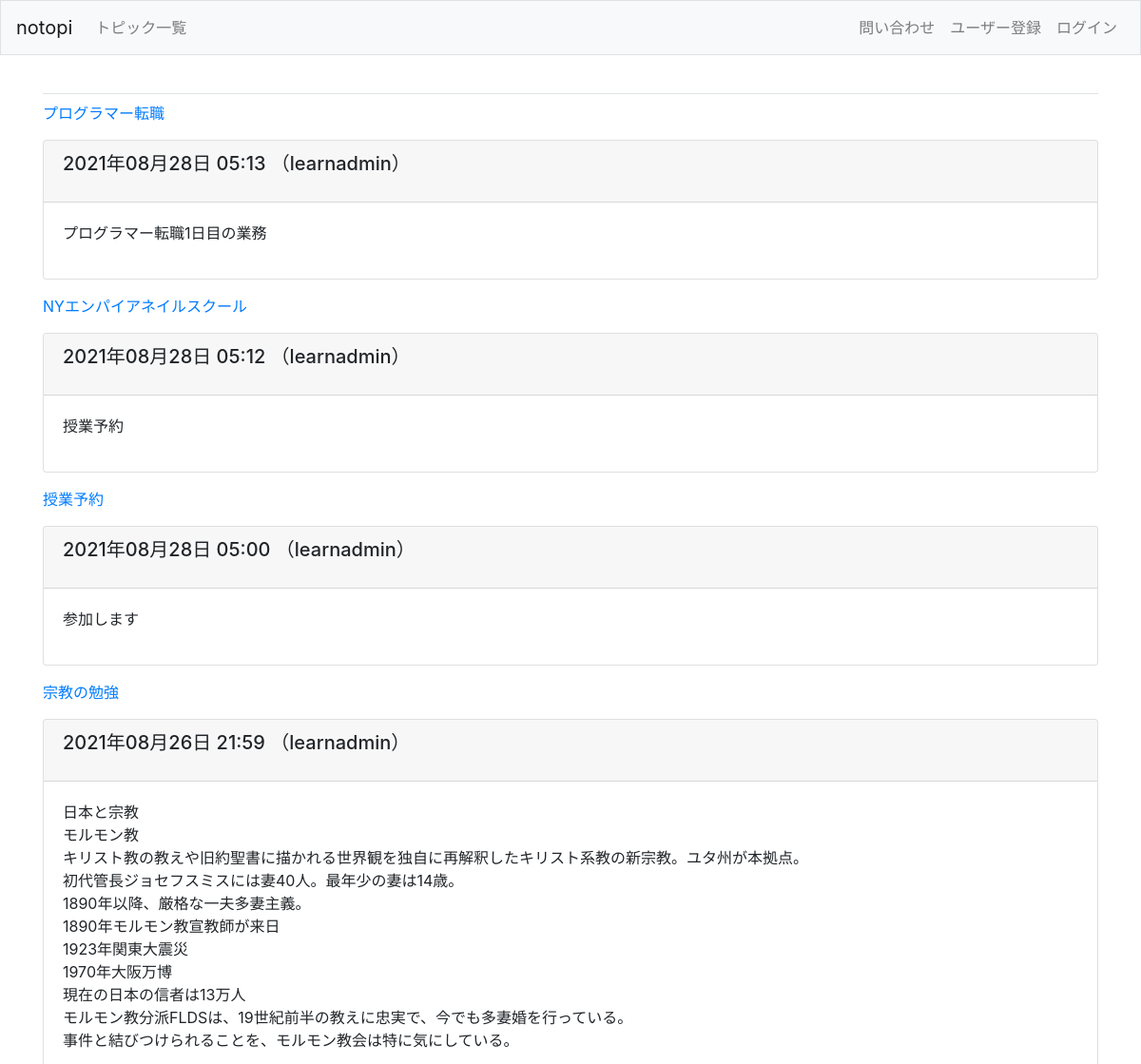
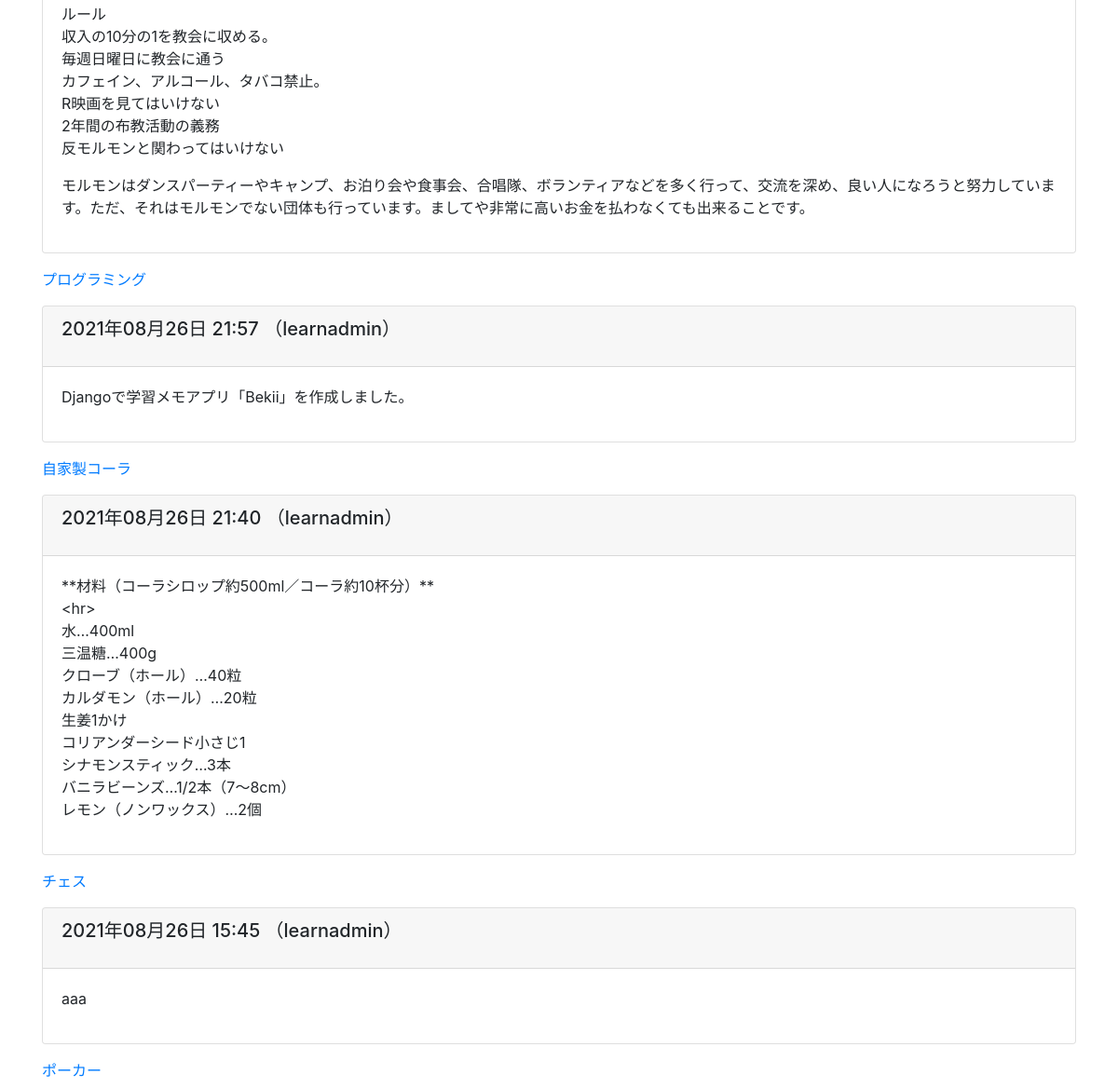
Page /users/entries/1/ (upper part) on the earlier database version (2 pictures, top to bottom).
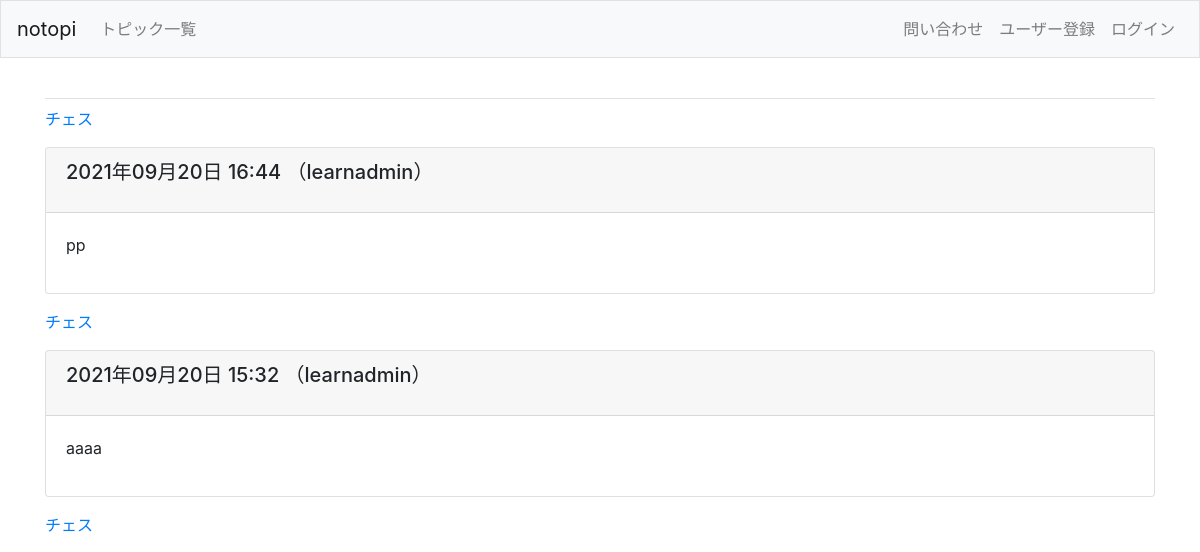
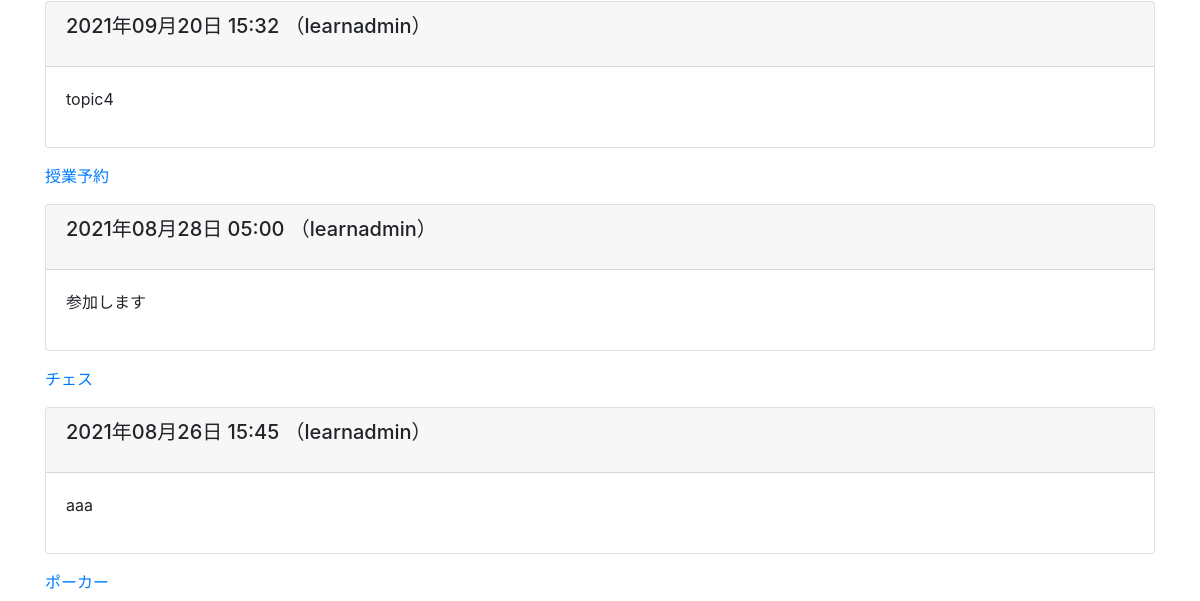
Same page on the later database version (2 pictures, top to bottom).
### learning_logs/models.py (models this page shows, shortened)
class Entry(models.Model):
	topic = models.ForeignKey(Topic, on_delete=models.CASCADE)
	text = models.TextField()
	date_added = models.DateTimeField(auto_now_add=True)
	owner = models.ForeignKey(User, on_delete=models.CASCADE)#add
	class Meta:
		verbose_name_plural = 'entries'

class Topic(models.Model):
	text = models.CharField(max_length=200)
	date_added = models.DateTimeField(auto_now_add=True)
	owner = models.ForeignKey(User, on_delete=models.CASCADE)
	def __str__(self):
		return self.text

### users/views.py (the view)
# urls.py: path('entries/<int:user_id>/', views.user_entries, name='user_entries'),
def user_entries(request, user_id):
	user = User.objects.get(id=user_id)
	entries = user.entry_set.order_by('-date_added')
	context = {'entries': entries}
	return render(request, 'users/user_entries.html', context)

### users/templates/users/user_entries.html (shortened to what this page needs)
{% extends "learning_logs/base.html" %}
{% block content %}
	{% for entry in entries %}
	<p><a href="{% url 'learning_logs:topic_child' entry.topic.id %}">{{entry.topic}}</a></p>
	<div class="card mb-3">
		<h5 class="card-header">
			<p>{{ entry.date_added|date:'Y年m月d日 H:i' }} （{{entry.owner}}</a>）</p>
		</h5>
		<div class="card-body">{{ entry.text|linebreaks }}</div>
	</div>
	{% empty %}
		<p>まだ記事がありません。</p>
	{% endfor %}
{% endblock content%}

Differences in the rows shown:
removed Entry: topic "プログラマー転職", date_added "2021年08月28日 05:13", owner "learnadmin", text "プログラマー転職1日目の業務"
removed Entry: topic "NYエンパイアネイルスクール", date_added "2021年08月28日 05:12", owner "learnadmin", text "授業予約"
removed Entry: topic "宗教の勉強", date_added "2021年08月26日 21:59", owner "learnadmin", text "日本と宗教 モルモン教 キリスト教の教えや旧約聖書に描かれる世界観を独自に再解釈したキリスト系教の新宗教。ユタ州が本拠点。 初代管長ジョセフスミスには妻40人。最年少の妻は14歳。 1890年以降、厳格な一夫多妻主義。 1890年モルモン教宣教師が来日 1923年関東大震災 1970年大阪万博 現在の日本の信者は13万人 モルモン教分派FLDSは、19世紀前半の教えに忠実で、今でも多妻婚を行っている。 事件と結びつけられることを、モルモン教会は特に気にしている。 ルール 収入の10分の1を教会に収める。 毎週日曜日に教会に通う カフェイン、アルコール、タバコ禁止。 R映画を見てはいけない 2年間の布教活動の義務 反モルモンと関わってはいけない モルモンはダンスパーティーやキャンプ、お泊り会や食事会、合唱隊、ボランティアなどを多く行って、交流を深め、良い人になろうと努力しています。ただ、それはモルモンでない団体も行っています。ましてや非常に高いお金を払わなくても出来ることです。"
removed Entry: topic "プログラミング", date_added "2021年08月26日 21:57", owner "learnadmin", text "Djangoで学習メモアプリ「Bekii」を作成しました。"
removed Entry: topic "自家製コーラ", date_added "2021年08月26日 21:40", owner "learnadmin", text "**材料（コーラシロップ約500ml／コーラ約10杯分）** <hr> 水…400ml 三温糖…400g クローブ（ホール）…40粒 カルダモン（ホール）…20粒 生姜1かけ コリアンダーシード小さじ1 シナモンスティック…3本 バニラビーンズ…1/2本（7～8cm） レモン（ノンワックス）…2個"
added Entry: topic "チェス", date_added "2021年09月20日 16:44", owner "learnadmin", text "pp"
added Entry: topic "チェス", date_added "2021年09月20日 15:32", owner "learnadmin", text "aaaa"
added Entry: topic "チェス", date_added "2021年09月20日 15:32", owner "learnadmin", text "topic4"
